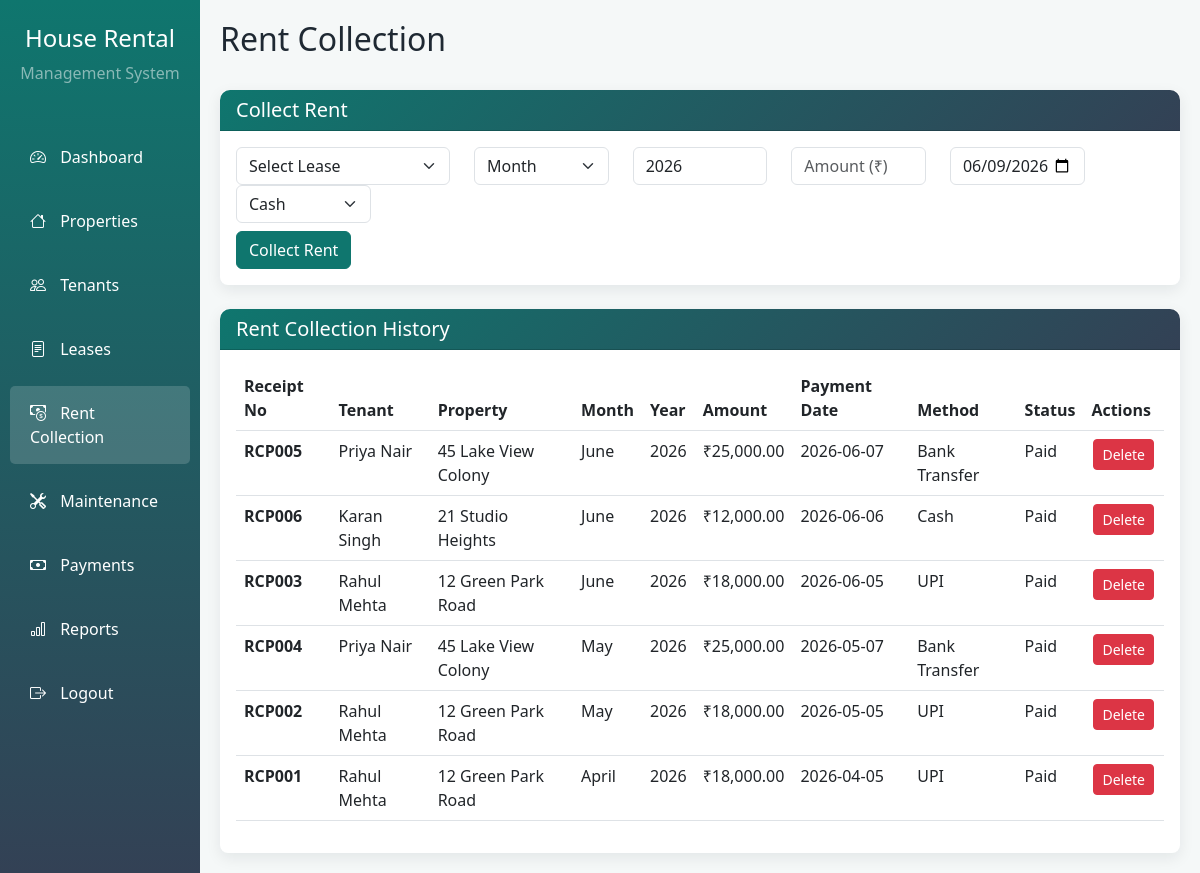
/rent_collection.php (signed in), run on the app's committed database.
### tables this page shows
CREATE TABLE IF NOT EXISTS rent_collection (
    rent_id INT AUTO_INCREMENT PRIMARY KEY,
    admin_id INT NOT NULL,
    lease_id INT NOT NULL,
    month VARCHAR(20) NOT NULL,
    year INT NOT NULL,
    amount DECIMAL(10,2) NOT NULL,
    payment_date DATE NOT NULL,
    payment_method VARCHAR(50) DEFAULT 'Cash',
    status VARCHAR(20) DEFAULT 'Paid',
    receipt_no VARCHAR(20) NOT NULL,
    FOREIGN KEY (admin_id) REFERENCES admins(admin_id) ON DELETE CASCADE,
    FOREIGN KEY (lease_id) REFERENCES leases(lease_id) ON DELETE CASCADE
);

CREATE TABLE IF NOT EXISTS tenants (
    tenant_id INT AUTO_INCREMENT PRIMARY KEY,
    admin_id INT NOT NULL,
    full_name VARCHAR(100) NOT NULL,
    email VARCHAR(100) NOT NULL,
    contact VARCHAR(20) NOT NULL,
    aadhar_number VARCHAR(20) DEFAULT NULL,
    emergency_contact VARCHAR(20) DEFAULT NULL,
    created_at TIMESTAMP DEFAULT CURRENT_TIMESTAMP,
    FOREIGN KEY (admin_id) REFERENCES admins(admin_id) ON DELETE CASCADE
);

CREATE TABLE IF NOT EXISTS properties (
    property_id INT AUTO_INCREMENT PRIMARY KEY,
    admin_id INT NOT NULL,
    address VARCHAR(255) NOT NULL,
    city VARCHAR(100) NOT NULL,
    owner_name VARCHAR(100) NOT NULL,
    rent DECIMAL(10,2) NOT NULL,
    category_id INT NOT NULL,
    status VARCHAR(20) DEFAULT 'Available',
    image VARCHAR(255) DEFAULT NULL,
    bedrooms INT DEFAULT 1,
    bathrooms INT DEFAULT 1,
    area_sqft INT DEFAULT NULL,
    description TEXT,
    FOREIGN KEY (admin_id) REFERENCES admins(admin_id) ON DELETE CASCADE,
    FOREIGN KEY (category_id) REFERENCES categories(category_id) ON DELETE CASCADE
);

### rent_collection.php (the view, shortened to what this page needs)
<?php
include 'db.php';
$admin_id = (int)$_SESSION['admin_id'];
$rent_collections = mysqli_query($conn, "SELECT rc.*, l.tenant_id, l.property_id, t.full_name, p.address FROM rent_collection rc LEFT JOIN leases l ON rc.lease_id = l.lease_id LEFT JOIN tenants t ON l.tenant_id = t.tenant_id LEFT JOIN properties p ON l.property_id = p.property_id WHERE rc.admin_id = $admin_id ORDER BY rc.payment_date DESC");
?>
<!DOCTYPE html>
<html lang="en">
<head>
    <link href="https://cdn.jsdelivr.net/npm/bootstrap@5.3.0/dist/css/bootstrap.min.css" rel="stylesheet">
    <link rel="stylesheet" href="css/style.css">
</head>
<body>
    <div class="container-fluid">
        <div class="row">
            <div class="col-md-2 sidebar p-0">
                <div class="text-center py-4">
                    <h4 class="text-white">House Rental</h4>
                    <p class="text-white-50">Management System</p>
                </div>
                <nav class="nav flex-column">
                    <a class="nav-link" href="index.php"><i class="bi bi-speedometer2"></i> Dashboard</a>
                    <a class="nav-link" href="properties.php"><i class="bi bi-house"></i> Properties</a>
                    <a class="nav-link" href="tenants.php"><i class="bi bi-people"></i> Tenants</a>
                    <a class="nav-link" href="leases.php"><i class="bi bi-file-text"></i> Leases</a>
                    <a class="nav-link active" href="rent_collection.php"><i class="bi bi-cash-coin"></i> Rent Collection</a>
                    <a class="nav-link" href="maintenance.php"><i class="bi bi-tools"></i> Maintenance</a>
                    <a class="nav-link" href="payments.php"><i class="bi bi-cash"></i> Payments</a>
                    <a class="nav-link" href="reports.php"><i class="bi bi-bar-chart"></i> Reports</a>
                    <a class="nav-link" href="logout.php"><i class="bi bi-box-arrow-right"></i> Logout</a>
                </nav>
            </div>
            <div class="col-md-10 main-content">
                <div class="d-flex justify-content-between align-items-center mb-4">
                    <h2>Rent Collection</h2>
                </div>
                <div class="card form-card mb-4">
                    <div class="card-header">
                        <h5 class="mb-0">Collect Rent</h5>
                    </div>
                    <div class="card-body">
                        <form method="POST" action="">
                            <div class="row">
                                <div class="col-md-3">
                                    <select class="form-select" name="lease_id" required>
                                        <option value="">Select Lease</option>
                                    </select>
                                </div>
                                <div class="col-md-2">
                                    <select class="form-select" name="month" required>
                                        <option value="">Month</option>
                                    </select>
                                </div>
                                <div class="col-md-2">
                                    <input type="number" class="form-control" name="year" placeholder="Year" value="<?php echo date('Y'); ?>" required>
                                </div>
                                <div class="col-md-2">
                                    <input type="number" step="0.01" class="form-control" name="amount" placeholder="Amount (₹)" required>
                                </div>
                                <div class="col-md-2">
                                    <input type="date" class="form-control" name="payment_date" value="<?php echo date('Y-m-d'); ?>" required>
                                </div>
                                <div class="col-md-2">
                                    <select class="form-select" name="payment_method" required>
                                        <option value="Cash">Cash</option>
                                    </select>
                                </div>
                            </div>
                            <div class="row mt-2">
                                <div class="col-md-12">
                                    <button type="submit" name="add_rent" class="btn btn-primary">Collect Rent</button>
                                </div>
                            </div>
                        </form>
                    </div>
                </div>
                <div class="card table-card">
                    <div class="card-header">
                        <h5 class="mb-0">Rent Collection History</h5>
                    </div>
                    <div class="card-body">
                        <div class="table-responsive">
                            <table class="table table-hover">
                                <thead>
                                    <tr>
                                        <th>Receipt No</th>
                                        <th>Tenant</th>
                                        <th>Property</th>
                                        <th>Month</th>
                                        <th>Year</th>
                                        <th>Amount</th>
                                        <th>Payment Date</th>
                                        <th>Method</th>
                                        <th>Status</th>
                                        <th>Actions</th>
                                    </tr>
                                </thead>
                                <tbody>
                                    <?php while ($row = mysqli_fetch_assoc($rent_collections)): ?>
                                    <tr>
                                        <td><strong><?php echo $row['receipt_no']; ?></strong></td>
                                        <td><?php echo $row['full_name']; ?></td>
                                        <td><?php echo $row['address']; ?></td>
                                        <td><?php echo $row['month']; ?></td>
                                        <td><?php echo $row['year']; ?></td>
                                        <td>₹<?php echo number_format($row['amount'], 2); ?></td>
                                        <td><?php echo $row['payment_date']; ?></td>
                                        <td><?php echo $row['payment_method']; ?></td>
                                        <td><span class="status-<?php echo strtolower($row['status']); ?>"><?php echo $row['status']; ?></span></td>
                                        <td>
                                            <a href="rent_collection.php?delete=<?php echo $row['rent_id']; ?>" class="btn btn-sm btn-danger btn-action" onclick="return confirmDelete()">Delete</a>
                                        </td>
                                    </tr>
                                    <?php endwhile; ?>
                                </tbody>
                            </table>
                        </div>
                    </div>
                </div>
            </div>
        </div>
    </div>
    <link rel="stylesheet" href="https://cdn.jsdelivr.net/npm/bootstrap-icons@1.10.0/font/bootstrap-icons.css">
</body>
</html>

### css/style.css (style rules this page uses)
body { background-color: #f5f8f8; color: #1f2933; }
.sidebar { min-height: 100vh; background: linear-gradient(180deg, #0f766e 0%, #334155 100%); }
.sidebar .nav-link { color: white; padding: 15px 20px; margin: 5px 10px; border-radius: 5px; transition: all 0.3s; }
.sidebar .nav-link:hover, .sidebar .nav-link.active { background-color: rgba(255,255,255,0.16); color: white; }
.sidebar .nav-link i { margin-right: 10px; }
.main-content { padding: 20px; }
.table-card { border: 0; border-radius: 8px; box-shadow: 0 5px 15px rgba(15, 23, 42, 0.08); }
.table-card .card-header { background: linear-gradient(135deg, #0f766e 0%, #334155 100%); color: white; border-radius: 10px 10px 0 0; }
.btn-action { margin: 0 2px; }
.form-card { border: 0; border-radius: 8px; box-shadow: 0 5px 15px rgba(15, 23, 42, 0.08); }
.form-card .card-header { background: linear-gradient(135deg, #0f766e 0%, #334155 100%); color: white; border-radius: 10px 10px 0 0; }
.btn-primary { background-color: #0f766e; border-color: #0f766e; }

### data on the page
rent_collection: receipt_no "RCP005", tenants.full_name "Priya Nair", properties.address "45 Lake View Colony", month "June", year "2026", amount "25,000.00", payment_date "2026-06-07", payment_method "Bank Transfer", status "Paid"
rent_collection: receipt_no "RCP006", tenants.full_name "Karan Singh", properties.address "21 Studio Heights", month "June", year "2026", amount "12,000.00", payment_date "2026-06-06", payment_method "Cash", status "Paid"
rent_collection: receipt_no "RCP003", tenants.full_name "Rahul Mehta", properties.address "12 Green Park Road", month "June", year "2026", amount "18,000.00", payment_date "2026-06-05", payment_method "UPI", status "Paid"
rent_collection: receipt_no "RCP004", tenants.full_name "Priya Nair", properties.address "45 Lake View Colony", month "May", year "2026", amount "25,000.00", payment_date "2026-05-07", payment_method "Bank Transfer", status "Paid"
rent_collection: receipt_no "RCP002", tenants.full_name "Rahul Mehta", properties.address "12 Green Park Road", month "May", year "2026", amount "18,000.00", payment_date "2026-05-05", payment_method "UPI", status "Paid"
rent_collection: receipt_no "RCP001", tenants.full_name "Rahul Mehta", properties.address "12 Green Park Road", month "April", year "2026", amount "18,000.00", payment_date "2026-04-05", payment_method "UPI", status "Paid"
